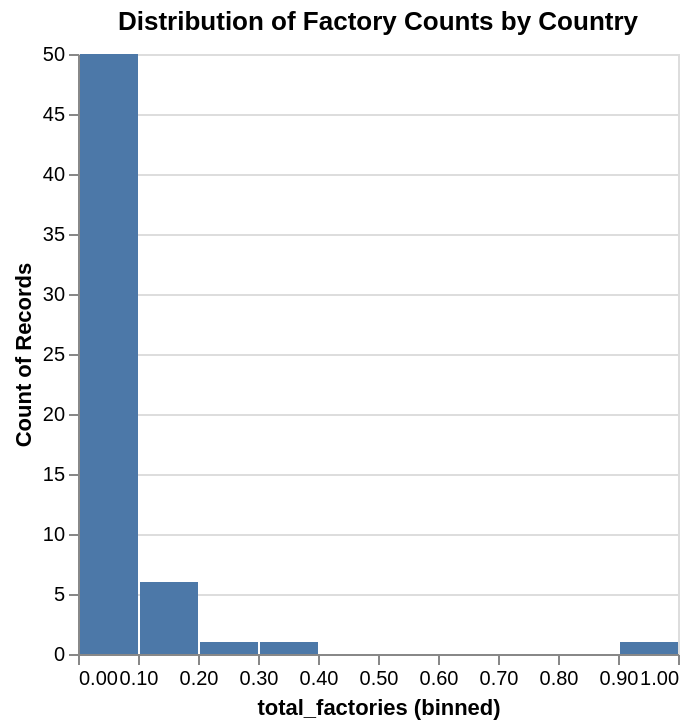

Notebook code cell kept with this figure:
### Markdown cell above
Because the counts of factory is heavily right skewed, we need to scale the data using outlier sensitive scaling methods

### Code cell
from sklearn.preprocessing import RobustScaler
from sklearn.preprocessing import MinMaxScaler

robust_scaler = RobustScaler()
scaled_factory_count = robust_scaler.fit_transform(factory_count)

min_max_scaler = MinMaxScaler()
scaled_factory_count = min_max_scaler.fit_transform(scaled_factory_count)

test = pd.DataFrame(scaled_factory_count, index=factory_count.index, columns=['total_factories'])

scaled_factory_count_plot = alt.Chart(test.reset_index()).mark_bar().encode(
    x=alt.X('total_factories', bin=True),
    y='count()'
).properties(
    title='Distribution of Factory Counts by Country'
)

scaled_factory_count_plot

### Figure 1 — Vega-Lite specification as saved in the notebook (floating-point values rounded to 4 significant figures)
{"config": {"view": {"continuousWidth": 300, "continuousHeight": 300}}, "data": {"name": "data-b425f8cea53ac0707e096be1d3f098e4"}, "mark": {"type": "bar"}, "encoding": {"x": {"bin": true, "field": "total_factories", "type": "quantitative"}, "y": {"aggregate": "count", "type": "quantitative"}}, "title": "Distribution of Factory Counts by Country", "$schema": "https://vega.github.io/schema/vega-lite/v6.1.0.json", "datasets": {"data-b425f8cea53ac0707e096be1d3f098e4": [{"country": "Argentina", "total_factories": 0.02419}, {"country": "Australia", "total_factories": 0.03226}, {"country": "Brazil", "total_factories": 0.05645}, {"country": "Canada", "total_factories": 0.04839}, {"country": "Chile", "total_factories": 0.2581}, {"country": "China", "total_factories": 0.1694}, {"country": "Costa Rica", "total_factories": 0.0}, {"country": "Denmark", "total_factories": 0.03226}, {"country": "Ecuador", "total_factories": 0.1371}, {"country": "El Salvador", "total_factories": 0.0}, {"country": "Estonia", "total_factories": 0.0}, {"country": "Faroe Islands", "total_factories": 0.0}, {"country": "Finland", "total_factories": 0.0}, {"country": "France", "total_factories": 0.04032}, {"country": "Gambia", "total_factories": 0.01613}, {"country": "Georgia", "total_factories": 0.0}, {"country": "Germany", "total_factories": 0.01613}, {"country": "Iceland", "total_factories": 0.07258}, {"country": "India", "total_factories": 0.1774}, {"country": "Indonesia", "total_factories": 0.08065}, {"country": "Iran", "total_factories": 0.01613}, {"country": "Ireland", "total_factories": 0.01613}, {"country": "Japan", "total_factories": 0.01613}, {"country": "South Korea", "total_factories": 0.008065}, {"country": "Latvia", "total_factories": 0.03226}, {"country": "Lithuania", "total_factories": 0.0}, {"country": "Malaysia", "total_factories": 0.02419}, {"country": "Mauritania", "total_factories": 0.3306}, {"country": "Kazakhstan", "total_factories": 0.0}, {"country": "Mauritius", "total_factories": 0.0}, {"country": "Mexico", "total_factories": 0.08065}, {"country": "Morocco", "total_factories": 0.121}, {"country": "Myanmar", "total_factories": 0.02419}, {"country": "Namibia", "total_factories": 0.0}, {"country": "New Zealand", "total_factories": 0.07258}, {"country": "Norway", "total_factories": 0.129}, {"country": "Oman", "total_factories": 0.03226}, {"country": "Pakistan", "total_factories": 0.01613}, {"country": "Panama", "total_factories": 0.008065}, {"country": "Papua New Guinea", "total_factories": 0.008065}, {"country": "Peru", "total_factories": 1.0}, {"country": "Philippines", "total_factories": 0.008065}, {"country": "Poland", "total_factories": 0.0}, {"country": "Portugal", "total_factories": 0.008065}, {"country": "Russia", "total_factories": 0.008065}, {"country": "South Africa", "total_factories": 0.03226}, {"country": "Samoa", "total_factories": 0.0}, {"country": "Senegal", "total_factories": 0.008065}, {"country": "Seychelles", "total_factories": 0.0}, {"country": "Spain", "total_factories": 0.03226}, {"country": "Taiwan", "total_factories": 0.0}, {"country": "Thailand", "total_factories": 0.08871}, {"country": "Tunisia", "total_factories": 0.008065}, {"country": "Turkey", "total_factories": 0.02419}, {"country": "United Arab Emirates", "total_factories": 0.008065}, {"country": "United Kingdom", "total_factories": 0.04032}, {"country": "United States of America", "total_factories": 0.09677}, {"country": "Vietnam", "total_factories": 0.121}, {"country": "Yemen", "total_factories": 0.02419}]}}
